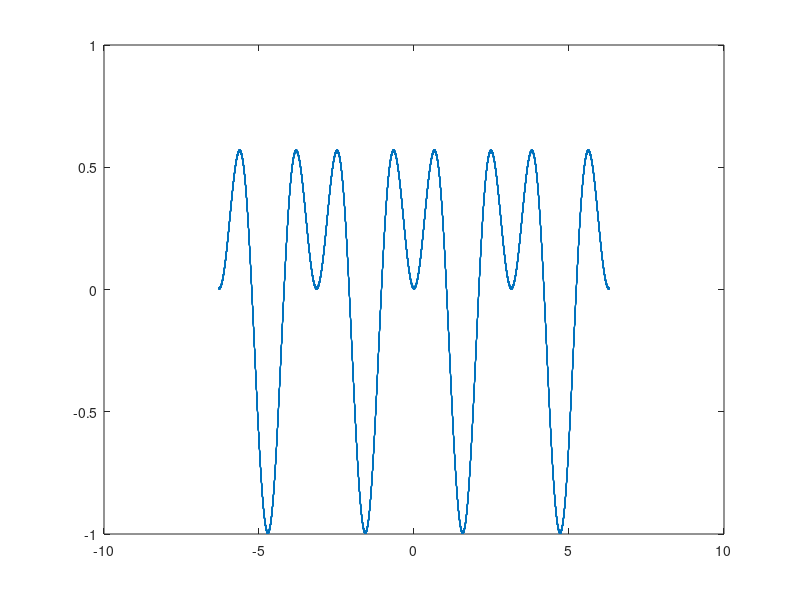

MATLAB code to generate this figure:
% Factor to generate points
K = 128;

% Total number of points
M = 1024 * K;

% x to approximate
x = 2 * pi * (-M:(M - 1)) / M;

% rand power
P = 0.01;

function dump(x, y, name)
    z(1, :) = x;
    z(2, :) = y;
    f = fopen(name, 'w');
    fprintf(f, '%d, %d\n', z);
    fclose(f);
end

function y = sinx_sin2x(x, P)
    y = sin(3 * x) .* sin(x) + P * rand(1, length(x));
end

y = sinx_sin2x(x, P);
plot(x, y);
pause

dump(x, y, 'signal.txt')
